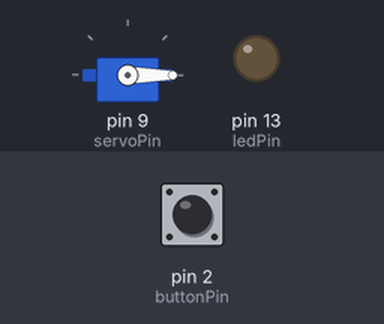
A sketch run on a simulated Arduino Uno, built with avr-gcc and run on an emulated ATmega328P. On the bench: servo, output pins drawn as LEDs (lit = HIGH). The test bench sets the inputs (shaded band); at power-on: pin 2 (buttonPin) HIGH. Servo pulses on a pin are drawn as a servo (544–2400 µs = 0–180°); pins used as bus, display or sensor lines are not drawn.

Above: at 1.2 s.
1.3 s: pin 2 (buttonPin) pulled LOW for 0.15 s
At 1.6 s:
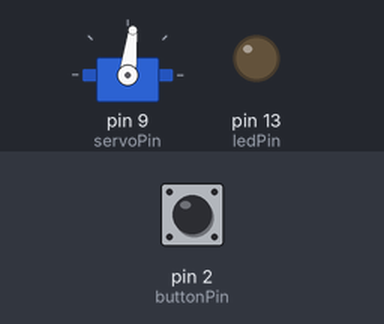
2.9 s: pin 2 (buttonPin) pulled LOW for 1 s
At 4.3 s:
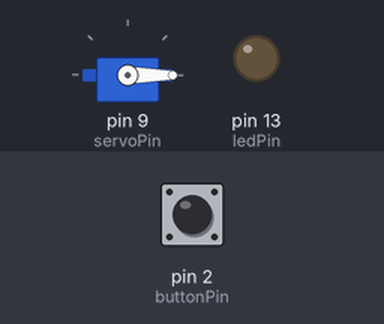
5.4 s: pin 2 (buttonPin) pulled LOW for 3.2 s
At 5.9 s:
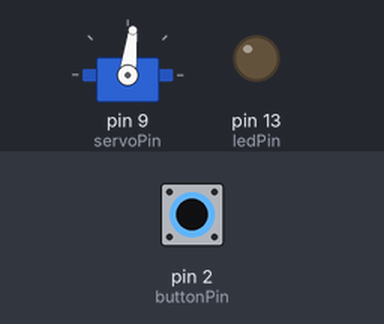
Timing chart, 0 to 8.4 s (numbered marks = the images above; inputs shaded):
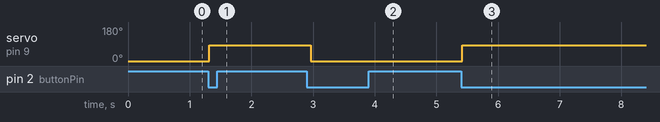

The sketch:

pwm.ino
```cpp
// (licence header left out)
// Configurable variables
const int servoPin = 9;
const int buttonPin = 2; // Button connected to D2
const int ledPin = 13;   // Built-in LED on pin 13
const unsigned long clockFreq = 16000000;
const unsigned long outputFreq = 50;
float duty = 0.025;
bool buttonPressed = false;

void setup() {
  pinMode(servoPin, OUTPUT);
  pinMode(buttonPin, INPUT_PULLUP); // Enable internal pull-up resistor for the button
  pinMode(ledPin, OUTPUT);          // Configure LED pin as output

  // Configure Timer1 for PWM generation
  TCCR1A = _BV(COM1A1) | _BV(WGM11); // Non-inverting mode, Fast PWM mode (TOP = ICR1)
  TCCR1B = _BV(WGM13) | _BV(WGM12) | _BV(CS11); // Fast PWM mode, prescaler = 8
  ICR1 = (clockFreq / (outputFreq * 8)) - 1; // Set TOP value for frequency
  OCR1A = (unsigned long)(duty * clockFreq) / (8 * outputFreq); // Set duty cycle

  digitalWrite(ledPin, LOW);
}


void loop() {
  // Check for button press (LOW because of pull-up)
  if (digitalRead(buttonPin) == LOW && !buttonPressed) {
    buttonPressed = true;
    duty = (duty == 0.07) ? 0.025 : 0.07; // Toggle between 0.5 and 0.0
    OCR1A = (unsigned long)(duty * clockFreq) / (8 * outputFreq); // Update duty cycle
    digitalWrite(ledPin, duty == 0.5 ? HIGH : LOW); // Turn LED on if duty is 0.5, off otherwise
    delay(100);
  } else if (digitalRead(buttonPin) == HIGH) {
    buttonPressed = false;
    delay(100);
  }
}
```

Measured:
- after the input at 1.3 s, servo on pin 9 (servoPin): 0° → 83° at once
- after the input at 2.9 s, servo on pin 9 (servoPin): 83° → 0° after 0.06 s
- after the input at 5.4 s, servo on pin 9 (servoPin): 0° → 83° at once
